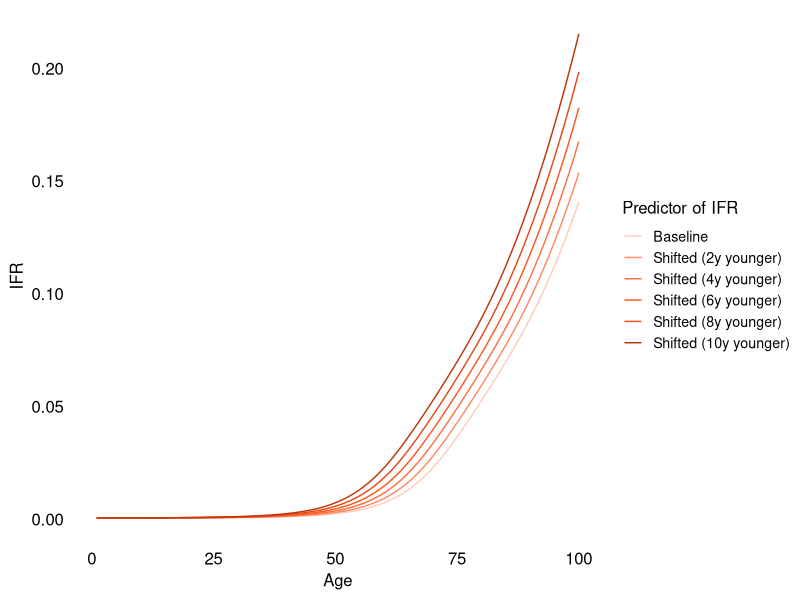
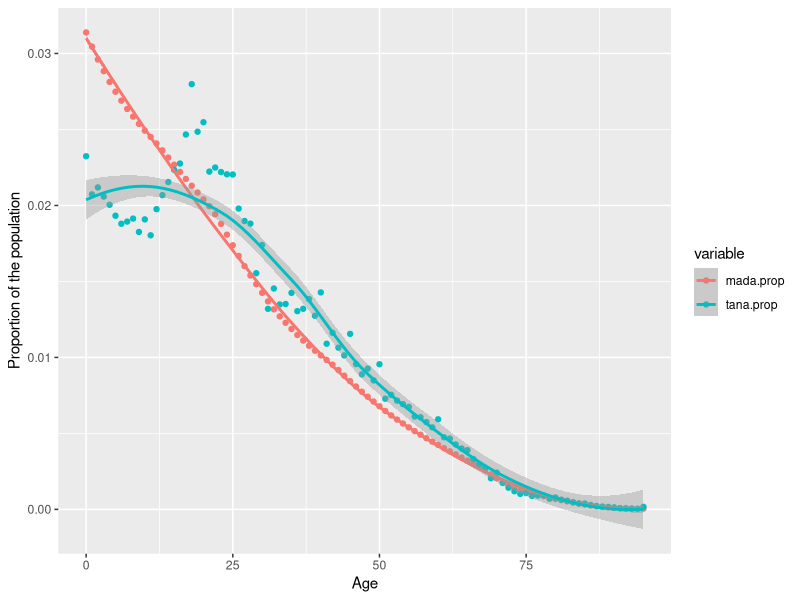
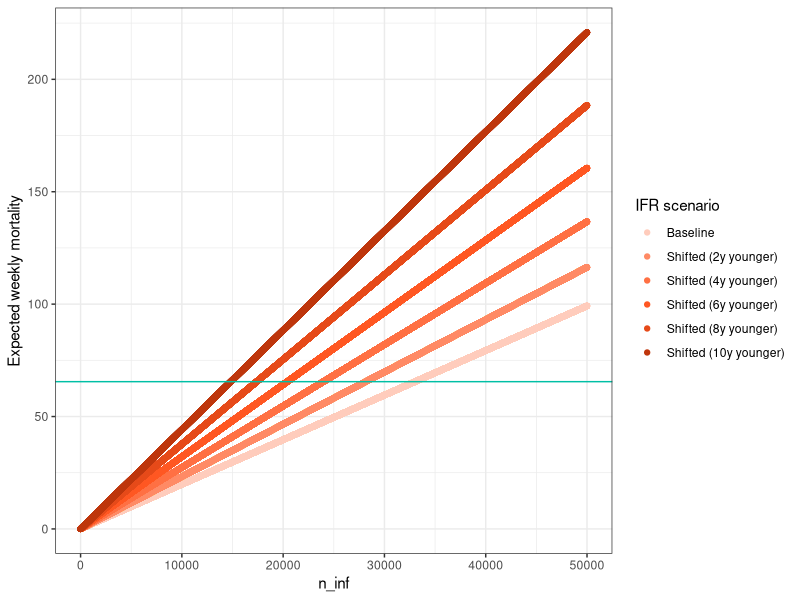

R code for these plots, in order:
## ---- chunk 1
knitr::opts_chunk$set(echo = FALSE, eval = FALSE)
## ---- chunk 2
library(tidyverse)
library(kableExtra)   #For printing tables in R markdown
library(knitr)        #For printing tables in R markdown
library(reshape2)     #Melting data frames as needed
library(ggrepel)      #Plotting country names neatly
library(cowplot)      #ggplot add on for better plots
library(patchwork)    #Combining ggplots neatly
library(mgcv)         #GAMs
library(here)         #Finding files easily
## ---- chunk 3
#1
ifr_ests <- read_csv(here("ifrs_from_lit.csv"))
#2
un_ages <- read_csv(here("un_ages.csv"))
#3
df.tana <- read_csv(here("TNR_age.csv"))
## ---- chunk 4
# Fit age to IFR estimates ------------------------------------------------
ifr_ests$predictor <- (ifr_ests$age_lower + ifr_ests$age_upper)/2
ifr_ests$ifr_prop_est <- ifr_ests$ifr_perc_est/100

ifr_fit_age <- gam(ifr_prop_est ~ s(predictor), family = betar(link="logit"), 
               data = ifr_ests, method = "REML")

ages <- seq(0, 100, by = 1)

ifr_preds_age <- predict(ifr_fit_age,  data.frame(predictor = ages), 
                     type = "response", se.fit = TRUE)
ifrs_to_plot_age <- data.frame(ages = ages,
                               est = ifr_preds_age$fit, 
                               upper = ifr_preds_age$fit + 2*ifr_preds_age$se.fit, 
                               lower = ifr_preds_age$fit - 2*ifr_preds_age$se.fit)
## ---- chunk 5
predict_ifr <- function(predictor, gam = ifr_fit_age) {
  predict(gam, newdata = data.frame(predictor = predictor), type = "response")
}
## ---- chunk 6
#Creating a ifr by age table for plotting
age_ifrs <- data.frame(age = seq(1, 100, by = 1))
age_ifrs %>%
  mutate(ifr_by_age_plus00y = predict_ifr(predictor = age + 0,      gam = ifr_fit_age), 
         ifr_by_age_plus02y = predict_ifr(predictor = age + 2,  gam = ifr_fit_age),
         ifr_by_age_plus04y = predict_ifr(predictor = age + 4,  gam = ifr_fit_age),
         ifr_by_age_plus06y = predict_ifr(predictor = age + 6,  gam = ifr_fit_age),
         ifr_by_age_plus08y = predict_ifr(predictor = age + 8,  gam = ifr_fit_age),
         ifr_by_age_plus10y = predict_ifr(predictor = age + 10, gam = ifr_fit_age)) %>%
  pivot_longer(starts_with("ifr"), names_to = "ifr_type", values_to = "ifr_est") %>%
  mutate(ifr_type = factor(ifr_type, levels = c("ifr_by_age_plus00y", 
                                                "ifr_by_age_plus02y", 
                                                "ifr_by_age_plus04y", 
                                                "ifr_by_age_plus06y", 
                                                "ifr_by_age_plus08y", 
                                                "ifr_by_age_plus10y"))) -> ages_to_plot

#Setting colors
ifr_cols <- c("ifr_by_age_plus00y" = "#ffccbc", 
              "ifr_by_age_plus02y" = "#ff8a65", 
              "ifr_by_age_plus04y" = "#ff7043", 
              "ifr_by_age_plus06y" = "#ff5722", 
              "ifr_by_age_plus08y" = "#e64a19", 
              "ifr_by_age_plus10y" = "#bf360c")
ifr_labs <- c("Baseline", 
              "Shifted (2y younger)", 
              "Shifted (4y younger)", 
              "Shifted (6y younger)", 
              "Shifted (8y younger)", 
              "Shifted (10y younger)")
names(ifr_labs) <- names(ifr_cols)

#Plotting
ggplot(data = ages_to_plot, aes(x = age, y = ifr_est, group = ifr_type)) +
  geom_line(aes(color = ifr_type)) + 
  scale_color_manual(values = ifr_cols, labels = ifr_labs,
                     name = "Predictor of IFR") +
  theme_minimal_hgrid(color = "white") +
  labs(x = "Age", y = "IFR") +
  theme(legend.position = "right",
        text = element_text(size = 12))
## ---- chunk 7
mada.ages <- un_ages %>% filter(country == "Madagascar") %>% select(age, pop) %>% mutate(prop = pop/(sum(pop)))
## ---- chunk 8
tana.ages <- df.tana %>% mutate(age = Age) %>% select(age, pop) %>% mutate(prop = pop/(sum(pop)))
## ---- chunk 9
full_join(mada.ages %>% 
            #Accounting for Tana data binning over 95s
            mutate(prop = if_else(age == 95, sum(mada.ages$prop[ages >= 95]), prop)) %>% filter(age <= 95),
            tana.ages,
            by = "age") %>%
  rename(mada.prop = prop.x) %>% rename(tana.prop = prop.y) %>% select(age, mada.prop, tana.prop) %>%
  melt(id = c("age")) %>%
  ggplot(aes(x = age, y = value, color = variable)) +
    geom_point() +
    geom_smooth() +
    ylab("Proportion of the population") + xlab("Age")
    theme_bw()
## ---- chunk 10
f.estimate_deaths <- function(n_infs = 1, age_str_data = tana.ages, ifr_shift = 0){
  
  #pop_i the number of infected individuals of each age group
  df.pop <- age_str_data %>% mutate(pop_i = prop*n_infs)
  #Calculating the number of deaths expected per age for the specified IFR scenario
  expected_deaths <- df.pop %>%
    mutate(ifr_by_ageplusx = predict_ifr(predictor = age + ifr_shift, gam = ifr_fit_age)) %>%
    pivot_longer(starts_with("ifr"), names_to = "ifr_type", values_to = "ifr_est") %>%
    mutate(deaths = ifr_est*pop_i)
  #Summing the number of total number of deaths
  total_deaths <- sum(expected_deaths$deaths)
  
  return(total_deaths)
}
## ---- chunk 11
v.ages <- c("Age_0_9", "Age_10_19", "Age_20_29", "Age_30_39", "Age_40_49", "Age_50_59", "Age_60_69", "Age_70plus")
v.susc <- c(0.40, 0.38, 0.79, 0.86, 0.80, 0.82, 0.88, 0.74)

dfx <- data.frame(v.ages, v.susc, stringsAsFactors = FALSE)



## ---- chunk 12
f.estimate_deaths(n_infs = 0, age_str_data = tana.ages, ifr_shift = 0)
f.estimate_deaths(n_infs = 1, age_str_data = tana.ages, ifr_shift = 0)
f.estimate_deaths(n_infs = 2, age_str_data = tana.ages, ifr_shift = 0)

f.estimate_deaths(n_infs = 0, age_str_data = tana.ages, ifr_shift = 10)
f.estimate_deaths(n_infs = 1, age_str_data = tana.ages, ifr_shift = 10)
f.estimate_deaths(n_infs = 2, age_str_data = tana.ages, ifr_shift = 10)




#For the first plot:
# Calculating the expected number of deaths for a given number of infections
#   Because the increase is linear, can simply calculate the expected number of deaths for 1 infection 
#     then multiply by the number of infections: Deaths = P(death|inf) * n_infs

data.frame(n_inf = 1:50000) %>% 
  mutate(m.ifr_plus00y = n_inf*f.estimate_deaths(n_infs = 1, age_str_data = tana.ages, ifr_shift = 0),
         m.ifr_plus02y = n_inf*f.estimate_deaths(n_infs = 1, age_str_data = tana.ages, ifr_shift = 2),
         m.ifr_plus04y = n_inf*f.estimate_deaths(n_infs = 1, age_str_data = tana.ages, ifr_shift = 4),
         m.ifr_plus06y = n_inf*f.estimate_deaths(n_infs = 1, age_str_data = tana.ages, ifr_shift = 6),
         m.ifr_plus08y = n_inf*f.estimate_deaths(n_infs = 1, age_str_data = tana.ages, ifr_shift = 8),
         m.ifr_plus10y = n_inf*f.estimate_deaths(n_infs = 1, age_str_data = tana.ages, ifr_shift = 10)) %>%
  melt(id = "n_inf") %>%
  ggplot(aes(x = n_inf, y = value, color = variable)) +
    geom_point() +
    scale_color_manual(values = c("#ffccbc", "#ff8a65", "#ff7043", "#ff5722", "#e64a19", "#bf360c"),
                       name = "IFR scenario",
                       labels = c("Baseline", "Shifted (2y younger)", "Shifted (4y younger)", 
                                  "Shifted (6y younger)", "Shifted (8y younger)", "Shifted (10y younger)")) +
    geom_hline(yintercept = 65.5, color = "#00bfa5") +
    ylab("Expected weekly mortality") +
    theme_bw()

data.frame(n_inf = 1:50000) %>% 
  mutate(m.ifr_plus00y = n_inf*f.estimate_deaths(n_infs = 1, age_str_data = tana.ages, ifr_shift = 0),
         m.ifr_plus02y = n_inf*f.estimate_deaths(n_infs = 1, age_str_data = tana.ages, ifr_shift = 2),
         m.ifr_plus04y = n_inf*f.estimate_deaths(n_infs = 1, age_str_data = tana.ages, ifr_shift = 4),
         m.ifr_plus06y = n_inf*f.estimate_deaths(n_infs = 1, age_str_data = tana.ages, ifr_shift = 6),
         m.ifr_plus08y = n_inf*f.estimate_deaths(n_infs = 1, age_str_data = tana.ages, ifr_shift = 8),
         m.ifr_plus10y = n_inf*f.estimate_deaths(n_infs = 1, age_str_data = tana.ages, ifr_shift = 10)) %>%
  melt(id = "n_inf") %>%
  filter(value > 65.5) %>% group_by(variable) %>%
  summarize(D.n_inf = min(n_inf), .groups = "drop")
